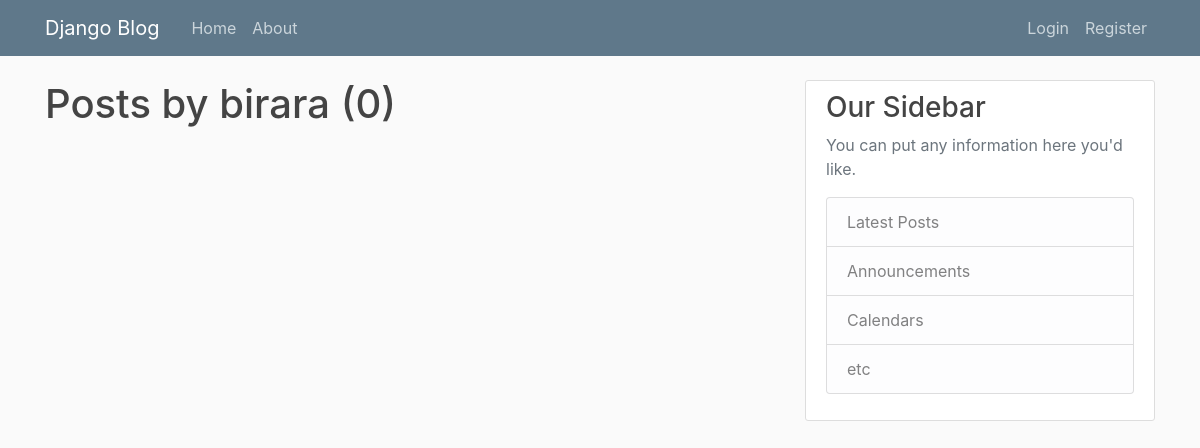
/user/birara, run on an earlier commit of the app's database.
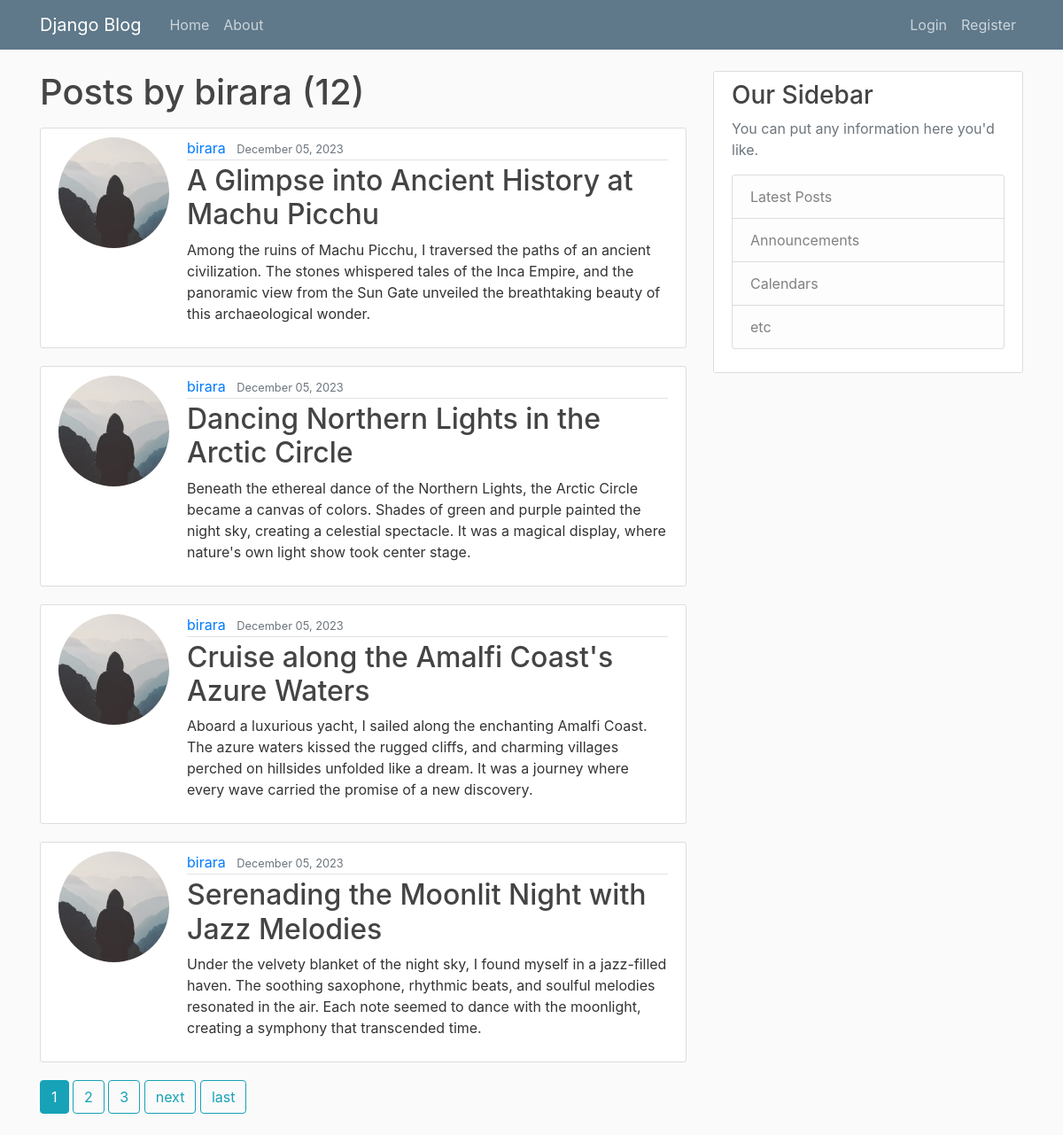
And on a later commit of the database.
### blog/models.py (models this page shows, shortened)
class Post(models.Model):
    title = models.CharField(max_length=100)
    content = models.TextField()
    date_posted = models.DateTimeField(default=timezone.now)
    author = models.ForeignKey(User, on_delete=models.CASCADE)

### user/models.py (models this page shows, shortened)
class Profile(models.Model):
    user = models.OneToOneField(User,on_delete=models.CASCADE)
    image = models.ImageField(default='default.jpg', upload_to='profile_pics')

### blog/views.py (the view)
# urls.py: path('user/<str:username>', UserPostListView.as_view(), name = 'user-posts'),
class UserPostListView(ListView):
    model = Post
    template_name = 'blog/user_posts.html'
    context_object_name = 'posts'
    ordering = ['-date_posted']
    paginate_by = 4
    def get_queryset(self):
        user = get_object_or_404(User, username= self.kwargs.get('username') )
        return Post.objects.filter(author = user).order_by('-date_posted')

### blog/templates/blog/user_posts.html (shortened to what this page needs)
{% extends "blog/base.html" %}
{% block content %}
<h1 class="mb-3">Posts by {{ view.kwargs.username}} ({{page_obj.paginator.count}})</h1>
    {% for post in posts %}
        <article class="media content-section">
            <img src="{{ post.author.profile.image.url }}" alt="" class="rounded-circle account-img">
            <div class="media-body">
                <div class="article-metadata">
                    <a class="mr-2" href="{% url 'user-posts' post.author.username %}">{{ post.author }}</a>
                    <small class="text-muted">{{ post.date_posted|date:"F d, Y" }}</small>
                </div>
                <h2><a class="article-title" href="{% url 'post-detail' post.id%}">{{ post.title }}</a></h2>
                <p class="article-content">{{ post.content }}</p>
            </div>
        </article>
    {% endfor %}
    {% if is_paginated %}
    {% for num in page_obj.paginator.page_range %}
        {% if page_obj.number == num %}
            <a class="btn btn-info mb-4" href="?page={{ num }}">{{ num }}</a>
        {% elif num > page_obj.number|add:'-3' and num < page_obj.number|add:'3' %}
            <a class="btn btn-outline-info mb-4" href="?page={{ num }}">{{ num }}</a>
        {% endif %}
    {% endfor %}
    {% if page_obj.has_next %}
        <a class="btn btn-outline-info mb-4" href="?page={{ page_obj.next_page_number }}">next</a>
        <a class="btn btn-outline-info mb-4" href="?page={{ page_obj.paginator.num_pages }}">last</a>
    {% endif %}
{% endif %}
{% endblock content %}

### blog/templates/blog/base.html (shortened to what this page needs)
{% load static %}
<!DOCTYPE html>
<html lang="en">
<head>
    <link rel="stylesheet" href="https://cdn.jsdelivr.net/npm/bootstrap@4.0.0/dist/css/bootstrap.min.css">
    <link type="text/CSS" rel="stylesheet" href="{% static 'blog/main.css' %}">
</head>
<body>
    <header class="site-header">
        <nav class="navbar navbar-expand-md navbar-dark bg-steel fixed-top">
          <div class="container">
            <a class="navbar-brand mr-4" href="{% url 'blog-home'%}">Django Blog</a>
            <div class="collapse navbar-collapse" id="navbarToggle">
              <div class="navbar-nav mr-auto">
                <a class="nav-item nav-link" href="{% url 'blog-home'%}">Home</a>
                <a class="nav-item nav-link" href="{% url 'blog-about'%}">About</a>
              </div>
              <div class="navbar-nav">
                {% if user.is_authenticated %}
                <a class="nav-item nav-link" href="{% url 'post-create' %}">New post</a>
                <a class="nav-item nav-link" href="{% url 'profile' %}">Profile</a>
                  <a class="nav-item nav-link" href="{% url 'logout' %}">Logout</a>
                {% else %}
                  <a class="nav-item nav-link" href="{% url 'login' %}">Login</a>
                  <a class="nav-item nav-link" href="{% url 'register' %}">Register</a>
               {% endif %}
              </div>
            </div>
          </div>
        </nav>
      </header>
   <main role="main" class="container">
  <div class="row">
    <div class="col-md-8">
      {% block content %}{% endblock %}
    </div>
    <div class="col-md-4">
      <div class="content-section">
        <h3>Our Sidebar</h3>
        <p class='text-muted'>You can put any information here you'd like.
          <ul class="list-group">
            <li class="list-group-item list-group-item-light">Latest Posts</li>
            <li class="list-group-item list-group-item-light">Announcements</li>
            <li class="list-group-item list-group-item-light">Calendars</li>
            <li class="list-group-item list-group-item-light">etc</li>
          </ul>
        </p>
      </div>
    </div>
  </div>
</main>
  </body>
</html>

### blog/static/blog/main.css (style rules this page uses)
body { background: #fafafa; color: #333333; margin-top: 5rem; }
h1, h2, h3, h4, h5, h6 { color: #444444; }
ul { margin: 0; }
.bg-steel { background-color: #5f788a; }
.site-header .navbar-nav .nav-link { color: #cbd5db; }
.content-section { background: #ffffff; padding: 10px 20px; border: 1px solid #dddddd; border-radius: 3px; margin-bottom: 20px; }
.article-title { color: #444444; }
.article-content { white-space: pre-line; }
.article-metadata { padding-bottom: 1px; margin-bottom: 4px; border-bottom: 1px solid #e3e3e3 }
.account-img { height: 125px; width: 125px; margin-right: 20px; margin-bottom: 16px; }

What changed in the data, as far as the page shows it:
added Post: author.profile.image (placeholder picture), author "birara", date_posted "December 05, 2023", title "A Glimpse into Ancient History at Machu Picchu", content "Among the ruins of Machu Picchu, I traversed the paths of an ancient civilization. The stones whispered tales of the Inca Empire, and the panoramic view from the Sun Gate unveiled the breathtaking beauty of this archaeological wonder."
added Post: author.profile.image (placeholder picture), author "birara", date_posted "December 05, 2023", title "Dancing Northern Lights in the Arctic Circle", content "Beneath the ethereal dance of the Northern Lights, the Arctic Circle became a canvas of colors. Shades of green and purple painted the night sky, creating a celestial spectacle. It was a magical display, where nature's own light show took center stage."
added Post: author.profile.image (placeholder picture), author "birara", date_posted "December 05, 2023", title "Cruise along the Amalfi Coast's Azure Waters", content "Aboard a luxurious yacht, I sailed along the enchanting Amalfi Coast. The azure waters kissed the rugged cliffs, and charming villages perched on hillsides unfolded like a dream. It was a journey where every wave carried the promise of a new discovery."
added Post: author.profile.image (placeholder picture), author "birara", date_posted "December 05, 2023", title "Serenading the Moonlit Night with Jazz Melodies", content "Under the velvety blanket of the night sky, I found myself in a jazz-filled haven. The soothing saxophone, rhythmic beats, and soulful melodies resonated in the air. Each note seemed to dance with the moonlight, creating a symphony that transcended time."
Also different on the page:
{{ page_obj.paginator.count }}: "0" → "12"
new list line: "1"
new list line: "2"
new list line: "3"
text now shown: "next last"
